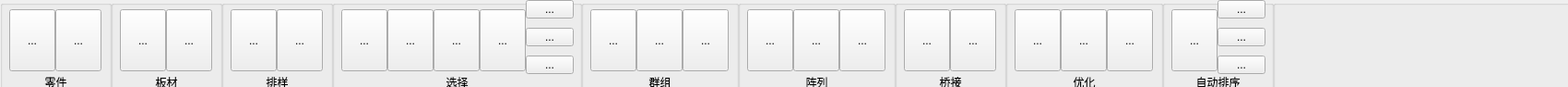
<?xml version="1.0" encoding="UTF-8"?>
<ui version="4.0">
 <class>Tab5</class>
 <widget class="QWidget" name="Tab5">
  <property name="geometry">
   <rect>
    <x>0</x>
    <y>0</y>
    <width>1700</width>
    <height>94</height>
   </rect>
  </property>
  <property name="windowTitle">
   <string>Form</string>
  </property>
  <widget class="QGroupBox" name="groupBox">
   <property name="geometry">
    <rect>
     <x>0</x>
     <y>0</y>
     <width>121</width>
     <height>131</height>
    </rect>
   </property>
   <property name="title">
    <string/>
   </property>
   <widget class="QToolButton" name="toolButton_52">
    <property name="geometry">
     <rect>
      <x>10</x>
      <y>10</y>
      <width>50</width>
      <height>67</height>
     </rect>
    </property>
    <property name="text">
     <string>...</string>
    </property>
   </widget>
   <widget class="QLabel" name="label_7">
    <property name="geometry">
     <rect>
      <x>0</x>
      <y>80</y>
      <width>121</width>
      <height>25</height>
     </rect>
    </property>
    <property name="text">
     <string>零件</string>
    </property>
    <property name="alignment">
     <set>Qt::AlignHCenter|Qt::AlignTop</set>
    </property>
   </widget>
   <widget class="QToolButton" name="toolButton_53">
    <property name="geometry">
     <rect>
      <x>60</x>
      <y>10</y>
      <width>50</width>
      <height>67</height>
     </rect>
    </property>
    <property name="text">
     <string>...</string>
    </property>
   </widget>
  </widget>
  <widget class="QGroupBox" name="groupBox_4">
   <property name="geometry">
    <rect>
     <x>630</x>
     <y>0</y>
     <width>171</width>
     <height>131</height>
    </rect>
   </property>
   <property name="title">
    <string/>
   </property>
   <widget class="QLabel" name="label_5">
    <property name="geometry">
     <rect>
      <x>0</x>
      <y>80</y>
      <width>171</width>
      <height>25</height>
     </rect>
    </property>
    <property name="text">
     <string>群组</string>
    </property>
    <property name="alignment">
     <set>Qt::AlignHCenter|Qt::AlignTop</set>
    </property>
   </widget>
   <widget class="QToolButton" name="toolButton_65">
    <property name="geometry">
     <rect>
      <x>10</x>
      <y>10</y>
      <width>50</width>
      <height>67</height>
     </rect>
    </property>
    <property name="text">
     <string>...</string>
    </property>
   </widget>
   <widget class="QToolButton" name="toolButton_66">
    <property name="geometry">
     <rect>
      <x>60</x>
      <y>10</y>
      <width>50</width>
      <height>67</height>
     </rect>
    </property>
    <property name="text">
     <string>...</string>
    </property>
   </widget>
   <widget class="QToolButton" name="toolButton_67">
    <property name="geometry">
     <rect>
      <x>110</x>
      <y>10</y>
      <width>50</width>
      <height>67</height>
     </rect>
    </property>
    <property name="text">
     <string>...</string>
    </property>
   </widget>
  </widget>
  <widget class="QGroupBox" name="groupBox_3">
   <property name="geometry">
    <rect>
     <x>240</x>
     <y>0</y>
     <width>121</width>
     <height>131</height>
    </rect>
   </property>
   <property name="title">
    <string/>
   </property>
   <widget class="QLabel" name="label_8">
    <property name="geometry">
     <rect>
      <x>0</x>
      <y>80</y>
      <width>121</width>
      <height>25</height>
     </rect>
    </property>
    <property name="text">
     <string>排样</string>
    </property>
    <property name="alignment">
     <set>Qt::AlignHCenter|Qt::AlignTop</set>
    </property>
   </widget>
   <widget class="QToolButton" name="toolButton_63">
    <property name="geometry">
     <rect>
      <x>10</x>
      <y>10</y>
      <width>50</width>
      <height>67</height>
     </rect>
    </property>
    <property name="text">
     <string>...</string>
    </property>
   </widget>
   <widget class="QToolButton" name="toolButton_64">
    <property name="geometry">
     <rect>
      <x>60</x>
      <y>10</y>
      <width>50</width>
      <height>67</height>
     </rect>
    </property>
    <property name="text">
     <string>...</string>
    </property>
   </widget>
  </widget>
  <widget class="QGroupBox" name="groupBox_2">
   <property name="geometry">
    <rect>
     <x>120</x>
     <y>0</y>
     <width>121</width>
     <height>131</height>
    </rect>
   </property>
   <property name="title">
    <string/>
   </property>
   <widget class="QLabel" name="label_6">
    <property name="geometry">
     <rect>
      <x>0</x>
      <y>80</y>
      <width>121</width>
      <height>25</height>
     </rect>
    </property>
    <property name="text">
     <string>板材</string>
    </property>
    <property name="alignment">
     <set>Qt::AlignHCenter|Qt::AlignTop</set>
    </property>
   </widget>
   <widget class="QToolButton" name="toolButton_54">
    <property name="geometry">
     <rect>
      <x>10</x>
      <y>10</y>
      <width>50</width>
      <height>67</height>
     </rect>
    </property>
    <property name="text">
     <string>...</string>
    </property>
   </widget>
   <widget class="QToolButton" name="toolButton_55">
    <property name="geometry">
     <rect>
      <x>60</x>
      <y>10</y>
      <width>50</width>
      <height>67</height>
     </rect>
    </property>
    <property name="text">
     <string>...</string>
    </property>
   </widget>
  </widget>
  <widget class="QGroupBox" name="groupBox_5">
   <property name="geometry">
    <rect>
     <x>1380</x>
     <y>0</y>
     <width>671</width>
     <height>131</height>
    </rect>
   </property>
   <property name="title">
    <string/>
   </property>
  </widget>
  <widget class="QGroupBox" name="groupBox_6">
   <property name="geometry">
    <rect>
     <x>360</x>
     <y>0</y>
     <width>271</width>
     <height>131</height>
    </rect>
   </property>
   <property name="title">
    <string/>
   </property>
   <widget class="QLabel" name="label_9">
    <property name="geometry">
     <rect>
      <x>0</x>
      <y>80</y>
      <width>271</width>
      <height>25</height>
     </rect>
    </property>
    <property name="text">
     <string>选择</string>
    </property>
    <property name="alignment">
     <set>Qt::AlignHCenter|Qt::AlignTop</set>
    </property>
   </widget>
   <widget class="QToolButton" name="toolButton_68">
    <property name="geometry">
     <rect>
      <x>10</x>
      <y>10</y>
      <width>50</width>
      <height>67</height>
     </rect>
    </property>
    <property name="text">
     <string>...</string>
    </property>
   </widget>
   <widget class="QToolButton" name="toolButton_69">
    <property name="geometry">
     <rect>
      <x>60</x>
      <y>10</y>
      <width>50</width>
      <height>67</height>
     </rect>
    </property>
    <property name="text">
     <string>...</string>
    </property>
   </widget>
   <widget class="QToolButton" name="toolButton_70">
    <property name="geometry">
     <rect>
      <x>110</x>
      <y>10</y>
      <width>50</width>
      <height>67</height>
     </rect>
    </property>
    <property name="text">
     <string>...</string>
    </property>
   </widget>
   <widget class="QToolButton" name="toolButton_71">
    <property name="geometry">
     <rect>
      <x>160</x>
      <y>10</y>
      <width>50</width>
      <height>67</height>
     </rect>
    </property>
    <property name="text">
     <string>...</string>
    </property>
   </widget>
   <widget class="QToolButton" name="toolButton_72">
    <property name="geometry">
     <rect>
      <x>210</x>
      <y>0</y>
      <width>52</width>
      <height>20</height>
     </rect>
    </property>
    <property name="text">
     <string>...</string>
    </property>
   </widget>
   <widget class="QToolButton" name="toolButton_73">
    <property name="geometry">
     <rect>
      <x>210</x>
      <y>30</y>
      <width>52</width>
      <height>20</height>
     </rect>
    </property>
    <property name="text">
     <string>...</string>
    </property>
   </widget>
   <widget class="QToolButton" name="toolButton_74">
    <property name="geometry">
     <rect>
      <x>210</x>
      <y>60</y>
      <width>52</width>
      <height>20</height>
     </rect>
    </property>
    <property name="text">
     <string>...</string>
    </property>
   </widget>
  </widget>
  <widget class="QGroupBox" name="groupBox_7">
   <property name="geometry">
    <rect>
     <x>800</x>
     <y>0</y>
     <width>171</width>
     <height>131</height>
    </rect>
   </property>
   <property name="title">
    <string/>
   </property>
   <widget class="QLabel" name="label_10">
    <property name="geometry">
     <rect>
      <x>0</x>
      <y>80</y>
      <width>171</width>
      <height>25</height>
     </rect>
    </property>
    <property name="text">
     <string>阵列</string>
    </property>
    <property name="alignment">
     <set>Qt::AlignHCenter|Qt::AlignTop</set>
    </property>
   </widget>
   <widget class="QToolButton" name="toolButton_75">
    <property name="geometry">
     <rect>
      <x>10</x>
      <y>10</y>
      <width>50</width>
      <height>67</height>
     </rect>
    </property>
    <property name="text">
     <string>...</string>
    </property>
   </widget>
   <widget class="QToolButton" name="toolButton_76">
    <property name="geometry">
     <rect>
      <x>60</x>
      <y>10</y>
      <width>50</width>
      <height>67</height>
     </rect>
    </property>
    <property name="text">
     <string>...</string>
    </property>
   </widget>
   <widget class="QToolButton" name="toolButton_77">
    <property name="geometry">
     <rect>
      <x>110</x>
      <y>10</y>
      <width>50</width>
      <height>67</height>
     </rect>
    </property>
    <property name="text">
     <string>...</string>
    </property>
   </widget>
  </widget>
  <widget class="QGroupBox" name="groupBox_8">
   <property name="geometry">
    <rect>
     <x>970</x>
     <y>0</y>
     <width>121</width>
     <height>131</height>
    </rect>
   </property>
   <property name="title">
    <string/>
   </property>
   <widget class="QLabel" name="label_11">
    <property name="geometry">
     <rect>
      <x>0</x>
      <y>80</y>
      <width>121</width>
      <height>25</height>
     </rect>
    </property>
    <property name="text">
     <string>桥接</string>
    </property>
    <property name="alignment">
     <set>Qt::AlignHCenter|Qt::AlignTop</set>
    </property>
   </widget>
   <widget class="QToolButton" name="toolButton_78">
    <property name="geometry">
     <rect>
      <x>10</x>
      <y>10</y>
      <width>50</width>
      <height>67</height>
     </rect>
    </property>
    <property name="text">
     <string>...</string>
    </property>
   </widget>
   <widget class="QToolButton" name="toolButton_79">
    <property name="geometry">
     <rect>
      <x>60</x>
      <y>10</y>
      <width>50</width>
      <height>67</height>
     </rect>
    </property>
    <property name="text">
     <string>...</string>
    </property>
   </widget>
  </widget>
  <widget class="QGroupBox" name="groupBox_9">
   <property name="geometry">
    <rect>
     <x>1090</x>
     <y>0</y>
     <width>171</width>
     <height>131</height>
    </rect>
   </property>
   <property name="title">
    <string/>
   </property>
   <widget class="QLabel" name="label_12">
    <property name="geometry">
     <rect>
      <x>0</x>
      <y>80</y>
      <width>171</width>
      <height>25</height>
     </rect>
    </property>
    <property name="text">
     <string>优化</string>
    </property>
    <property name="alignment">
     <set>Qt::AlignHCenter|Qt::AlignTop</set>
    </property>
   </widget>
   <widget class="QToolButton" name="toolButton_80">
    <property name="geometry">
     <rect>
      <x>10</x>
      <y>10</y>
      <width>50</width>
      <height>67</height>
     </rect>
    </property>
    <property name="text">
     <string>...</string>
    </property>
   </widget>
   <widget class="QToolButton" name="toolButton_81">
    <property name="geometry">
     <rect>
      <x>60</x>
      <y>10</y>
      <width>50</width>
      <height>67</height>
     </rect>
    </property>
    <property name="text">
     <string>...</string>
    </property>
   </widget>
   <widget class="QToolButton" name="toolButton_82">
    <property name="geometry">
     <rect>
      <x>110</x>
      <y>10</y>
      <width>50</width>
      <height>67</height>
     </rect>
    </property>
    <property name="text">
     <string>...</string>
    </property>
   </widget>
  </widget>
  <widget class="QGroupBox" name="groupBox_10">
   <property name="geometry">
    <rect>
     <x>1260</x>
     <y>0</y>
     <width>121</width>
     <height>131</height>
    </rect>
   </property>
   <property name="title">
    <string/>
   </property>
   <widget class="QLabel" name="label_14">
    <property name="geometry">
     <rect>
      <x>0</x>
      <y>80</y>
      <width>121</width>
      <height>25</height>
     </rect>
    </property>
    <property name="text">
     <string>自动排序</string>
    </property>
    <property name="alignment">
     <set>Qt::AlignHCenter|Qt::AlignTop</set>
    </property>
   </widget>
   <widget class="QToolButton" name="toolButton_90">
    <property name="geometry">
     <rect>
      <x>10</x>
      <y>10</y>
      <width>50</width>
      <height>67</height>
     </rect>
    </property>
    <property name="text">
     <string>...</string>
    </property>
   </widget>
   <widget class="QToolButton" name="toolButton_91">
    <property name="geometry">
     <rect>
      <x>60</x>
      <y>30</y>
      <width>52</width>
      <height>20</height>
     </rect>
    </property>
    <property name="text">
     <string>...</string>
    </property>
   </widget>
   <widget class="QToolButton" name="toolButton_93">
    <property name="geometry">
     <rect>
      <x>60</x>
      <y>60</y>
      <width>52</width>
      <height>20</height>
     </rect>
    </property>
    <property name="text">
     <string>...</string>
    </property>
   </widget>
   <widget class="QToolButton" name="toolButton_92">
    <property name="geometry">
     <rect>
      <x>60</x>
      <y>0</y>
      <width>52</width>
      <height>20</height>
     </rect>
    </property>
    <property name="text">
     <string>...</string>
    </property>
   </widget>
  </widget>
 </widget>
 <resources/>
 <connections/>
</ui>
